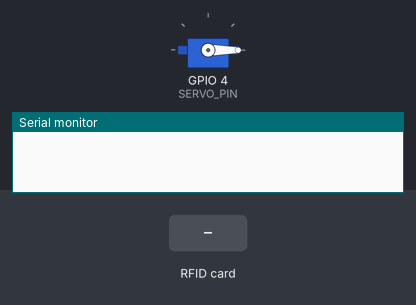
This sketch was run on a simulated ESP8266 (NodeMCU). On the bench: servo, the last lines printed to the serial monitor. The inputs (shaded band) are chosen by the test bench.

Above: at 1.2 s.
1.3 s: RFID card 54 D9 82 24 held to the reader
At 1.9 s:
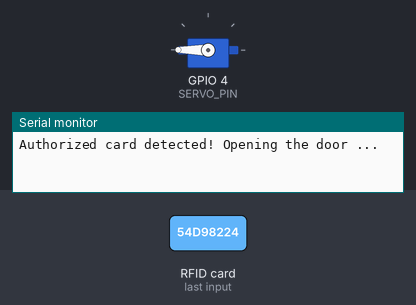
Timing chart, 0 to 7.8 s (numbered marks = the images above; inputs shaded):
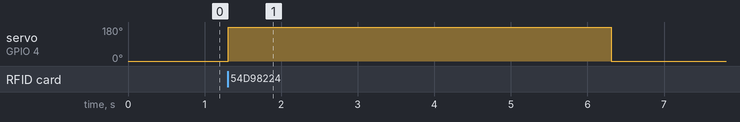

The sketch:

DOOR_OPENER_CODE_ESP8266_SERVO.ino
```cpp
#include <SPI.h>
#include <MFRC522.h>
#include <ESP8266WiFi.h>
#include <Servo.h>

#define RST_PIN 0     // Reset pin connected to GPIO pin 0 (D3) on ESP8266
#define SS_PIN 15     // SPI SS (Slave Select) pin connected to GPIO pin 15 (D8) on ESP8266
#define SERVO_PIN 4  // Servo control pin connected to GPIO pin 14 (D2) on ESP8266

MFRC522 mfrc522(SS_PIN, RST_PIN); // Create MFRC522 instance
Servo myServo;                     // Create Servo instance

// Define the authorized UID
byte authorizedUID[] = {0x54, 0xD9, 0x82, 0x24};

bool cardPresent = false;

void setup() {
  Serial.begin(9600);          // Initialize serial communications with the PC
  while (!Serial);             // Wait for the serial port to be opened
  SPI.begin();                 // Init SPI bus
  mfrc522.PCD_Init();          // Init MFRC522
  myServo.attach(SERVO_PIN);   // Attach servo to pin D5
  resetServo();                // Reset servo to initial position
}

void loop() {
  if (mfrc522.PICC_IsNewCardPresent()) {
    if (mfrc522.PICC_ReadCardSerial()) {
      // Compare the UID of the detected card with the authorized UID
      if (compareUID(mfrc522.uid.uidByte, authorizedUID, mfrc522.uid.size)) {
        Serial.println("Authorized card detected! Opening the door ...");
        turnServo();
        delay(5000); // Wait for 5 seconds
        Serial.println("Closing the door ...");
        resetServo();
      } else {
        Serial.println("Unauthorized card detected!");
      }

      mfrc522.PICC_HaltA();
      mfrc522.PCD_StopCrypto1();
    }
  }
}

void turnServo() {
  myServo.write(180); // Rotate servo to 180 degrees
}

void resetServo() {
  myServo.write(0); // Return servo to initial position
}

// Function to compare two RFID UIDs
bool compareUID(byte *uid1, byte *uid2, byte size) {
  for (byte i = 0; i < size; i++) {
    if (uid1[i] != uid2[i]) {
      return false;
    }
  }
  return true;
}
```

Measured:
- after the input at 1.3 s, servo on GPIO 4 (SERVO_PIN): 0° → 180° at once, → 0° 5.0 s later
